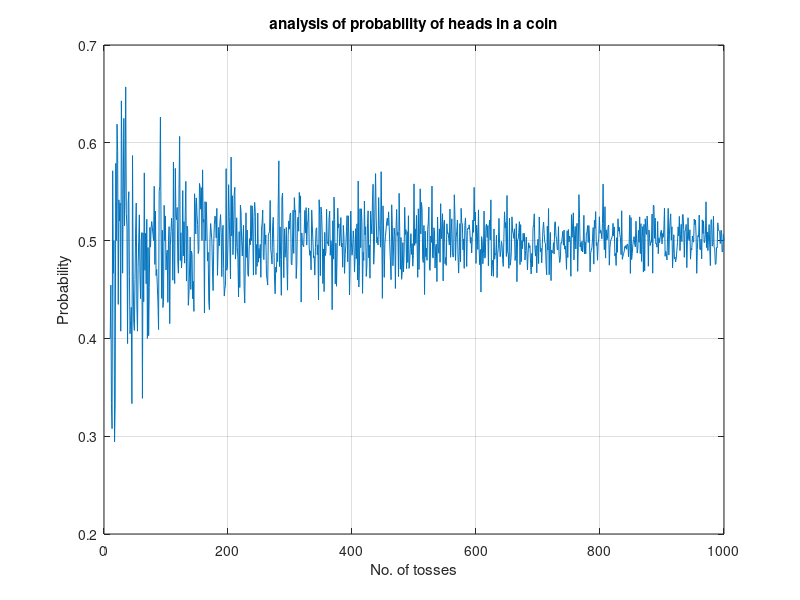

Write the MATLAB code that produced this figure.
for l=10:1000
    a=round(rand(1,l));
    k(l-9)=0;
    c(l-9)=l;
   
    for i=1:l
        if a(i)==1
            k(l-9)=k(l-9)+1;
        end
        p(l-9)=k(l-9)/l;
   end
 %fprintf('%d \t   %d \t\t\t %d \n\n',l,p(l-9));
end
plot(c,p);
title('analysis of probability of heads in a coin');
xlabel('No. of tosses');
ylabel('Probability');
grid on;

        
            